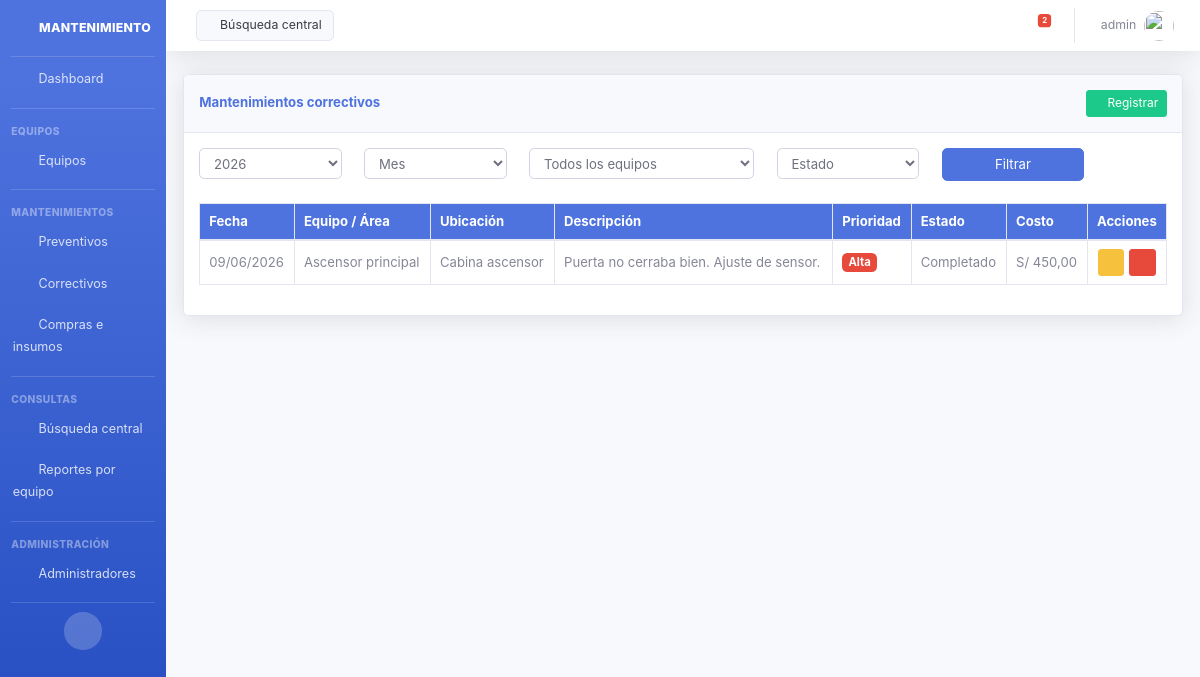
Before: /api/correctivos/ (signed in) with the older database file.
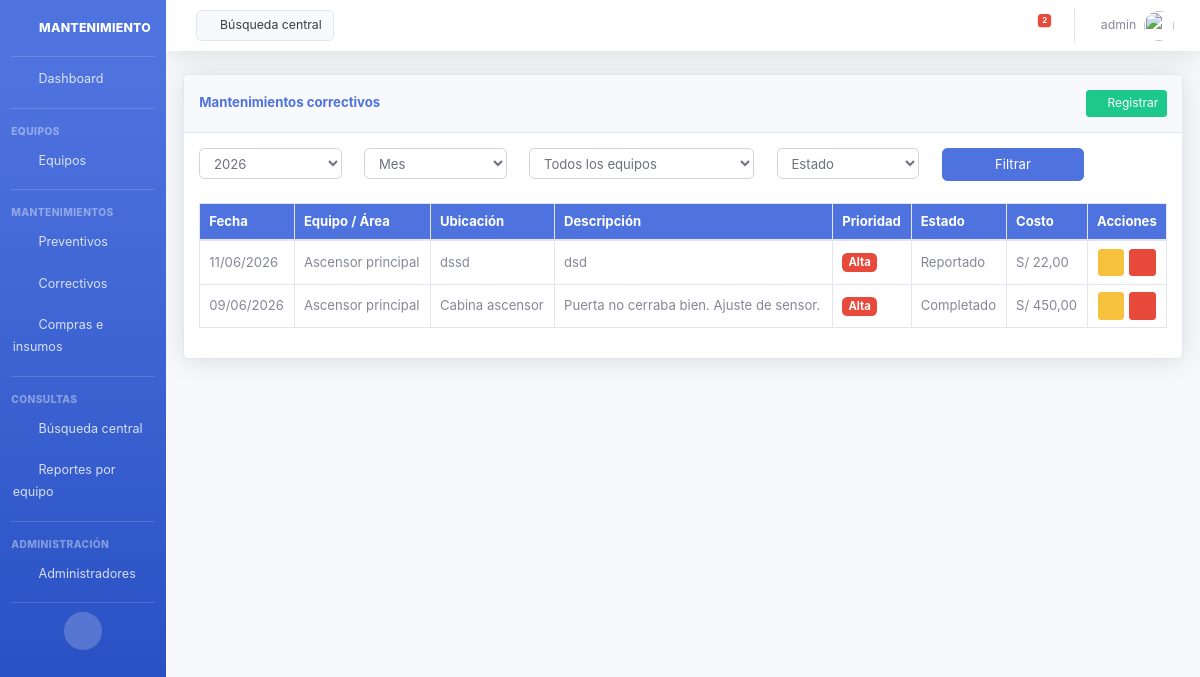
After: the same page with the newer database file.
### core/models.py (models this page shows, shortened)
class MantenimientoCorrectivo(models.Model):
    PRIORIDAD_CHOICES = [
        ('baja', 'Baja'),
        ('media', 'Media'),
        ('alta', 'Alta'),
        ('urgente', 'Urgente'),
    ]
    ESTADO_CHOICES = [
        ('reportado', 'Reportado'),
        ('en_proceso', 'En proceso'),
        ('completado', 'Completado'),
        ('cancelado', 'Cancelado'),
    ]
    equipo = models.ForeignKey(
        Equipo, on_delete=models.SET_NULL, null=True, blank=True,
        related_name='mantenimientos_correctivos'
    )
    area = models.CharField(max_length=200, help_text='Área o zona del edificio')
    ubicacion = models.CharField(max_length=200)
    fecha = models.DateField(default=date.today)
    descripcion = models.TextField()
    costo = models.DecimalField(max_digits=10, decimal_places=2, default=0)
    proveedor = models.CharField(max_length=200, blank=True)
    prioridad = models.CharField(max_length=20, choices=PRIORIDAD_CHOICES, default='baja')
    estado = models.CharField(max_length=20, choices=ESTADO_CHOICES, default='reportado')
    observaciones = models.TextField(blank=True)
    registrado_por = models.ForeignKey(get_user_model(), on_delete=models.SET_NULL, null=True, blank=True)
    fecha_registro = models.DateTimeField(auto_now_add=True)
    class Meta:
        ordering = ['-fecha']
        verbose_name = 'Mantenimiento correctivo'
        verbose_name_plural = 'Mantenimientos correctivos'

class Equipo(models.Model):
    nombre = models.CharField(max_length=200)
    categoria = models.CharField(max_length=80, choices=CATEGORIA_EQUIPO_CHOICES, default='varios')
    ubicacion = models.CharField(max_length=200)
    marca = models.CharField(max_length=100, blank=True)
    modelo = models.CharField(max_length=100, blank=True)
    numero_serie = models.CharField(max_length=100, blank=True)
    frecuencia_preventiva = models.CharField(max_length=20, choices=FRECUENCIA_CHOICES, default='mensual')
    fecha_base_programacion = models.DateField(help_text='Fecha de referencia para el cronograma anual')
    proveedor_servicio = models.CharField(max_length=200, blank=True)
    observaciones = models.TextField(blank=True)
    activo = models.BooleanField(default=True)
    fecha_registro = models.DateTimeField(auto_now_add=True)
    class Meta:
        ordering = ['categoria', 'nombre']
        verbose_name = 'Equipo'
        verbose_name_plural = 'Equipos'

### core/views.py (the view)
# urls.py: path('correctivos/', correctivos_list, name='correctivos-list'),
def correctivos_list(request):
    anio_filtro = _anio_filtro_listado(request)
    mes = request.GET.get('mes')
    equipo_id = request.GET.get('equipo')
    estado = request.GET.get('estado', '')
    correctivos = MantenimientoCorrectivo.objects.select_related('equipo')
    if anio_filtro is not None:
        correctivos = correctivos.filter(fecha__year=anio_filtro)
    if mes:
        correctivos = correctivos.filter(fecha__month=int(mes))
    if equipo_id:
        correctivos = correctivos.filter(equipo_id=int(equipo_id))
    if estado:
        correctivos = correctivos.filter(estado=estado)
    correctivos = correctivos.order_by('-fecha')
    return render(request, 'core/correctivos_list.html', {
        'correctivos': correctivos,
        'estado_seleccionado': estado,
        **_contexto_filtros(request),
    })

### core/views.py (called while the page is built)
def _contexto_filtros(request):
    hoy = date.today()
    return {
        'anio_seleccionado': request.GET.get('anio', hoy.year),
        'mes_seleccionado': request.GET.get('mes', ''),
        'equipo_seleccionado': request.GET.get('equipo', ''),
        'q': request.GET.get('q', ''),
        'anios_disponibles': list(range(hoy.year - 2, hoy.year + 3)),
        'meses_disponibles': MESES,
        'equipos_filtro': Equipo.objects.filter(activo=True),
    }

def _anio_filtro_listado(request):
    hoy = date.today()
    if 'anio' not in request.GET:
        return hoy.year
    anio = request.GET.get('anio', '')
    return int(anio) if anio else None

### core/templates/core/correctivos_list.html (shortened to what this page needs)
{% extends 'core/base.html' %}
{% block content %}
<div class="card shadow mb-4">
    <div class="card-header py-3 d-flex justify-content-between align-items-center">
        <h6 class="m-0 font-weight-bold text-primary">Mantenimientos correctivos</h6>
        <a href="{% url 'correctivo-create' %}" class="btn btn-success btn-sm"><i class="fas fa-plus"></i> Registrar</a>
    </div>
    <div class="card-body">
        {% include 'core/partials/filtros_listado.html' %}
        <div class="table-responsive mt-3">
            <table id="tabla-datos" class="table table-bordered table-hover">
                <thead class="bg-primary text-white">
                    <tr>
                        <th>Fecha</th>
                        <th>Equipo / Área</th>
                        <th>Ubicación</th>
                        <th>Descripción</th>
                        <th>Prioridad</th>
                        <th>Estado</th>
                        <th>Costo</th>
                        <th class="col-acciones">Acciones</th>
                    </tr>
                </thead>
                <tbody>
                    {% for c in correctivos %}
                    <tr>
                        <td>{{ c.fecha|date:"d/m/Y" }}</td>
                        <td>{% if c.equipo %}{{ c.equipo.nombre }}{% else %}{{ c.area }}{% endif %}</td>
                        <td>{{ c.ubicacion }}</td>
                        <td>{{ c.descripcion|truncatechars:50 }}</td>
                        <td><span class="badge badge-{% if c.prioridad == 'urgente' or c.prioridad == 'alta' %}danger{% elif c.prioridad == 'media' %}warning{% else %}secondary{% endif %}">{{ c.get_prioridad_display }}</span></td>
                        <td>{{ c.get_estado_display }}</td>
                        <td>S/ {{ c.costo|floatformat:2 }}</td>
                        <td class="td-acciones">
                            <div class="tabla-acciones">
                                <a href="{% url 'correctivo-edit' c.id %}" class="btn btn-warning btn-sm" title="Editar"><i class="fas fa-edit"></i></a>
                                <a href="{% url 'correctivo-delete' c.id %}" class="btn btn-danger btn-sm btn-eliminar" title="Eliminar"><i class="fas fa-trash"></i></a>
                            </div>
                        </td>
                    </tr>
                    {% endfor %}
                </tbody>
            </table>
        </div>
    </div>
</div>
{% endblock %}
{% block extra_css %}
<link rel="stylesheet" href="https://cdn.datatables.net/1.13.6/css/dataTables.bootstrap4.min.css">
{% endblock %}

Changed rows visible on the page:
added MantenimientoCorrectivo: fecha "11/06/2026", equipo.nombre "Ascensor principal", ubicacion "dssd", descripcion "dsd", prioridad "Alta", estado "Reportado", costo "22,00"
